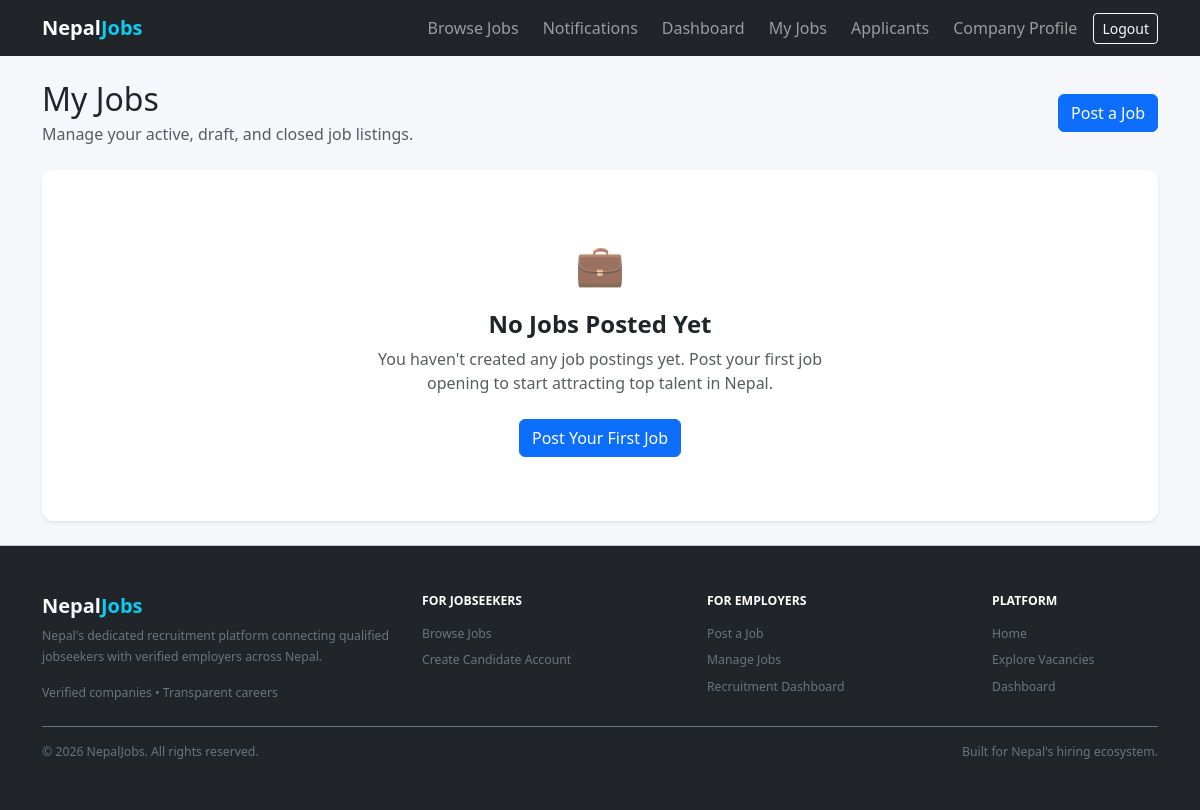
/jobs/employer/ (signed in), run on an earlier commit of the app's database.
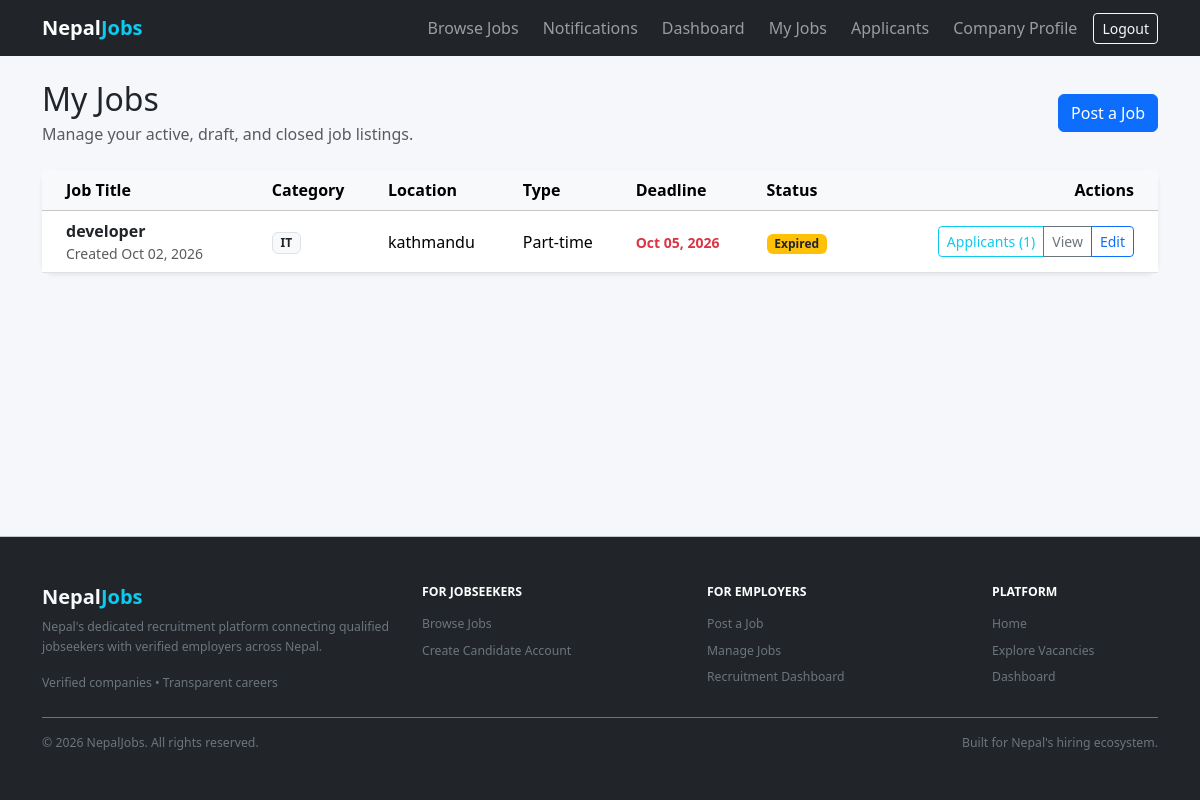
And on a later commit of the database.
### jobs/models.py (models this page shows, shortened)
class Job(models.Model):
    class EmploymentType(models.TextChoices):
        FULL_TIME = "full_time", "Full-time"
        PART_TIME = "part_time", "Part-time"
        CONTRACT = "contract", "Contract"
        INTERNSHIP = "internship", "Internship"
        FREELANCE = "freelance", "Freelance"
    class Status(models.TextChoices):
        DRAFT = "draft", "Draft"
        PUBLISHED = "published", "Published"
        CLOSED = "closed", "Closed"
    employer = models.ForeignKey(
        "accounts.EmployerProfile",
        on_delete=models.CASCADE,
        related_name="jobs",
    )
    title = models.CharField(max_length=200)
    description = models.TextField()
    responsibilities = models.TextField(blank=True)
    category = models.ForeignKey(
        "jobs.Category",
        on_delete=models.PROTECT,
        related_name="jobs",
    )
    location = models.ForeignKey(
        "jobs.Location",
        on_delete=models.PROTECT,
        related_name="jobs",
    )
    is_remote = models.BooleanField(
        default=False,
        help_text="Check if remote work is permitted for this position.",
    )
    employment_type = models.CharField(
        max_length=20,
        choices=EmploymentType.choices,
        default=EmploymentType.FULL_TIME,
    )
    salary_min = models.PositiveIntegerField(null=True, blank=True)
    salary_max = models.PositiveIntegerField(null=True, blank=True)
    is_salary_negotiable = models.BooleanField(default=False)
    experience_years_min = models.PositiveIntegerField(default=0)
    education_level = models.CharField(
        max_length=20,
        choices=Education.Level.choices,
        blank=True,
    )
    required_skills = models.ManyToManyField(
        "accounts.Skill",
        blank=True,
        related_name="jobs",
    )
    vacancies = models.PositiveIntegerField(
        default=1,
        validators=[MinValueValidator(1)],
    )
    application_deadline = models.DateField()
    status = models.CharField(
        max_length=20,
        choices=Status.choices,
        default=Status.DRAFT,
    )
    created_at = models.DateTimeField(auto_now_add=True)
    updated_at = models.DateTimeField(auto_now=True)
    published_at = models.DateTimeField(null=True, blank=True)
    objects = JobQuerySet.as_manager()
    class Meta:
        ordering = ["-created_at"]
        indexes = [
            models.Index(fields=["status", "application_deadline"]),
            models.Index(fields=["-created_at"]),
            models.Index(fields=["employment_type"]),
        ]
    @property
    def is_open(self):
        today = timezone.localdate()
        return (
            self.status == self.Status.PUBLISHED
            and self.application_deadline >= today
            and self.employer.is_approved
        )

class Category(models.Model):
    name = models.CharField(max_length=100, unique=True)
    slug = models.SlugField(max_length=120, unique=True)
    description = models.TextField(blank=True)
    is_active = models.BooleanField(default=True)
    class Meta:
        ordering = ["name"]
        verbose_name_plural = "Categories"

class Location(models.Model):
    name = models.CharField(max_length=100, unique=True)
    slug = models.SlugField(max_length=120, unique=True)
    is_remote = models.BooleanField(
        default=False,
        help_text="Designates whether this location itself represents remote work.",
    )
    class Meta:
        ordering = ["name"]

### jobs/views.py (the view)
# urls.py: path("jobs/employer/", views.EmployerJobListView.as_view(), name="employer_job_list"),
class EmployerJobListView(ApprovedEmployerRequiredMixin, ListView):
    model = Job
    template_name = "jobs/employer_job_list.html"
    context_object_name = "jobs"
    def get_queryset(self):
        return self.request.user.employer_profile.jobs.all().order_by("-created_at")
    def get_context_data(self, **kwargs):
        context = super().get_context_data(**kwargs)
        context["employer"] = self.request.user.employer_profile
        return context

### accounts/mixins.py (called while the page is built)
    def test_func(self):
        user = self.request.user
        if not user.is_authenticated:
            return False
        if user.role != User.Role.EMPLOYER:
            return False
        try:
            profile = user.employer_profile
        except Exception:
            return False
        return bool(profile and profile.is_approved)

### accounts/models.py (called while the page is built)
    @property
    def is_jobseeker(self):
        return self.role == self.Role.JOBSEEKER

    @property
    def is_employer(self):
        return self.role == self.Role.EMPLOYER

    @property
    def is_approved(self):
        return self.verification_status == self.VerificationStatus.APPROVED

### notifications/context_processors.py (called while the page is built)
def unread_notifications_count(request):
    if getattr(request, "user", None) and request.user.is_authenticated:
        count = request.user.notifications.filter(is_read=False).count()
    else:
        count = 0
    return {"unread_notifications_count": count}

### templates/jobs/employer_job_list.html (shortened to what this page needs)
{% extends 'base.html' %}
{% block content %}
<div class="d-flex flex-column flex-sm-row justify-content-between align-items-sm-center mb-4 gap-2">
  <div>
    <h2 class="mb-1">My Jobs</h2>
    <p class="text-muted mb-0">Manage your active, draft, and closed job listings.</p>
  </div>
  <div>
    <a class="btn btn-primary" href="{% url 'employer_job_create' %}">Post a Job</a>
  </div>
</div>
{% if jobs %}
  <div class="card shadow-sm border-0">
    <div class="table-responsive">
      <table class="table table-hover align-middle mb-0">
        <thead class="table-light">
          <tr>
            <th scope="col" class="ps-4">Job Title</th>
            <th scope="col">Category</th>
            <th scope="col">Location</th>
            <th scope="col">Type</th>
            <th scope="col">Deadline</th>
            <th scope="col">Status</th>
            <th scope="col" class="text-end pe-4">Actions</th>
          </tr>
        </thead>
        <tbody>
          {% for job in jobs %}
            <tr>
              <td class="ps-4">
                <a href="{% url 'employer_job_detail' job.pk %}" class="fw-semibold text-decoration-none text-dark">
                  {{ job.title }}
                </a>
                <div class="text-muted small">Created {{ job.created_at|date:"M d, Y" }}</div>
              </td>
              <td><span class="badge bg-light text-dark border">{{ job.category.name }}</span></td>
              <td>
                {{ job.location.name }}
              </td>
              <td>{{ job.get_employment_type_display }}</td>
              <td>
                <span class="small {% if job.status == 'published' and not job.is_open %}text-danger fw-semibold{% endif %}">{{ job.application_deadline|date:"M d, Y" }}</span>
              </td>
              <td>
                {% if job.status == 'draft' %}
                  <span class="badge bg-secondary">Draft</span>
                {% elif job.status == 'published' %}
                  {% if job.is_open %}
                    <span class="badge bg-success">Open</span>
                  {% else %}
                    <span class="badge bg-warning text-dark">Expired</span>
                  {% endif %}
                {% elif job.status == 'closed' %}
                  <span class="badge bg-dark">Closed</span>
                {% endif %}
              </td>
              <td class="text-end pe-4">
                <div class="btn-group btn-group-sm">
                  <a href="{% url 'employer_job_applicants' job.pk %}" class="btn btn-outline-info">Applicants ({{ job.applications.count }})</a>
                  <a href="{% url 'employer_job_detail' job.pk %}" class="btn btn-outline-secondary">View</a>
                  <a href="{% url 'employer_job_edit' job.pk %}" class="btn btn-outline-primary">Edit</a>
                </div>
              </td>
            </tr>
          {% endfor %}
        </tbody>
      </table>
    </div>
  </div>
{% else %}
  <div class="card shadow-sm border-0 text-center py-5">
    <div class="card-body">
      <div class="text-muted mb-3 fs-1">&#128188;</div>
      <h4 class="fw-bold mb-2">No Jobs Posted Yet</h4>
      <p class="text-muted mx-auto mb-4" style="max-width: 480px;">
        You haven't created any job postings yet. Post your first job opening to start attracting top talent in Nepal.
      </p>
      <a class="btn btn-primary" href="{% url 'employer_job_create' %}">Post Your First Job</a>
    </div>
  </div>
{% endif %}
{% endblock %}

What changed in the data, as far as the page shows it:
added Job: title "developer", created_at "Oct 02, 2026", category.name "IT", location.name "kathmandu", employment_type "Part-time", application_deadline "Oct 05, 2026", status "Expired", applications.count "1"
Also different on the page:
text no longer shown: "💼 No Jobs Posted Yet You haven't created any job postings yet. Post your first job opening to start attracting top talent in Nepal. Post Your First Job"
text now shown: "Job Title Category Location Type Deadline Status Actions"
